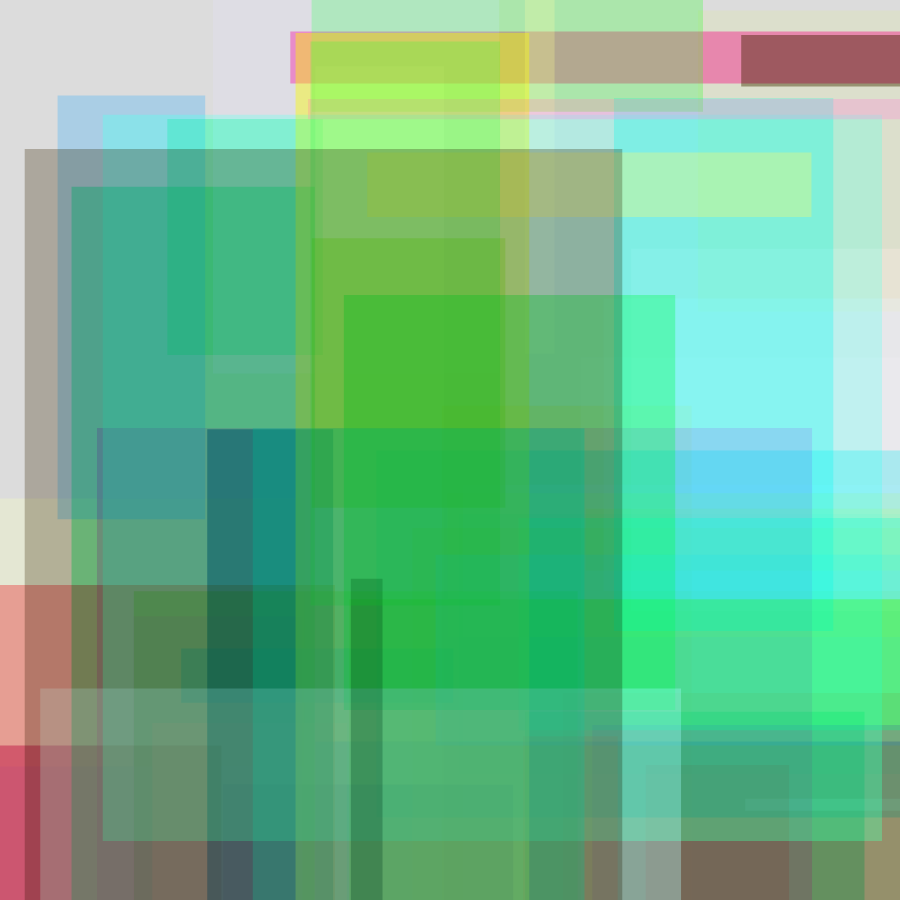
Frame 1 (no input)
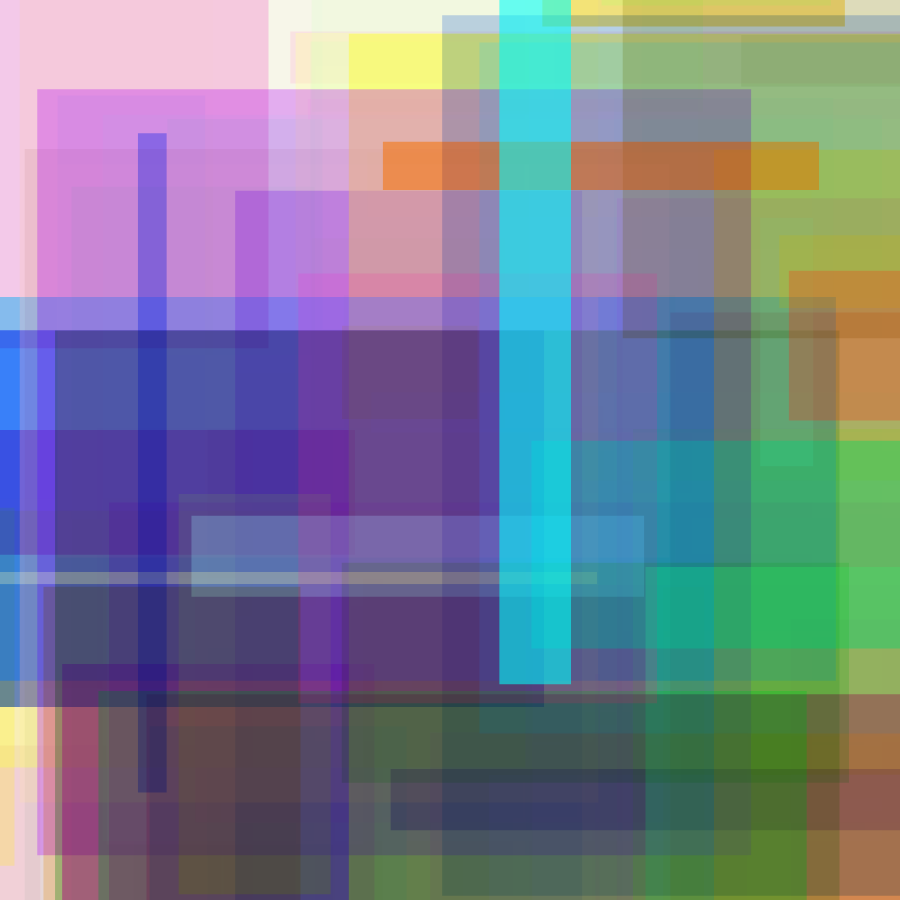
Frame 2 (the mouse pressed at the canvas centre, redrawn once)

The p5.js sketch that drew these frames (run headless with seeded random() and noise() and a simulated clock; the mouse was pressed at the canvas centre and the sketch redrawn once):

// p5.js sketch
// ── sketch.js
let filled;

function setup() {
  createCanvas(900, 900);
  noLoop();
  // frameRate(3);
}

function draw() {
  // background("white");
  background(220);
  noStroke();
  filled = false;
  let cnt = 0;

  // blendMode(OVERLAY);
  blendMode(HARD_LIGHT);
  // blendMode(SOFT_LIGHT);

  while (cnt <= random(40, 120)) {
    let r = random(255),
      g = random(255),
      b = random(255),
      a = random(60, 150);
    fill(r, g, b, a);
    rect(
      random(width) - 100,
      random(height) - 100,
      random(width),
      random(height)
    );
    cnt++;
    // if (cnt % 5 == 0) {
    //   filled = checkFilled();
    // }
  }
}

// function checkFilled() {
//   loadPixels();
//   for (let i = 0; i < height; i++) {
//     for (let j = 0; j < width; j++) {
//       let idx = (i + j * width) * 4;
//       if (
//         pixels[idx] === 220 &&
//         pixels[idx + 1] === 220 &&
//         pixels[idx + 2] === 220
//       ) {
//         return false;
//       }
//     }
//   }
//   return true;
// }
